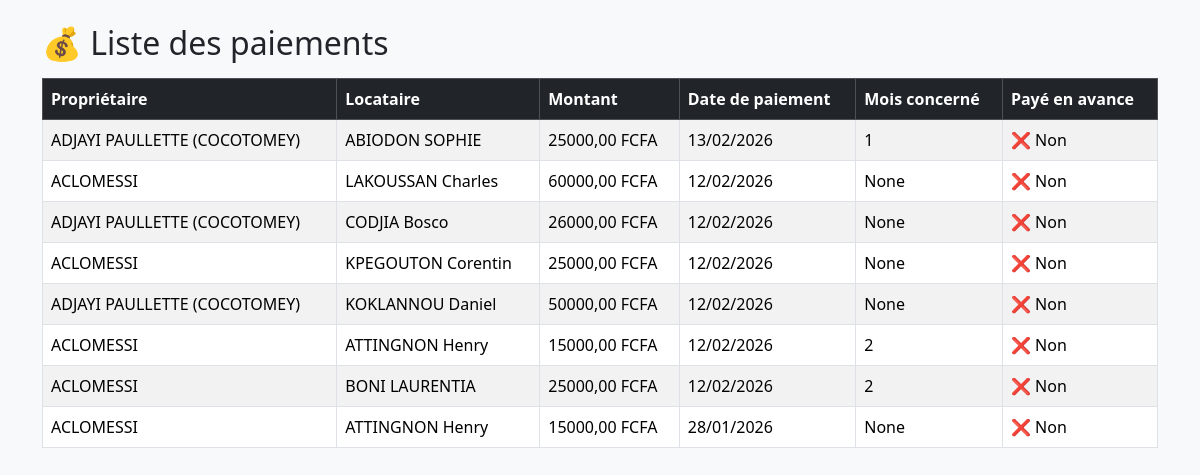
The app's page /paiements/, older data.
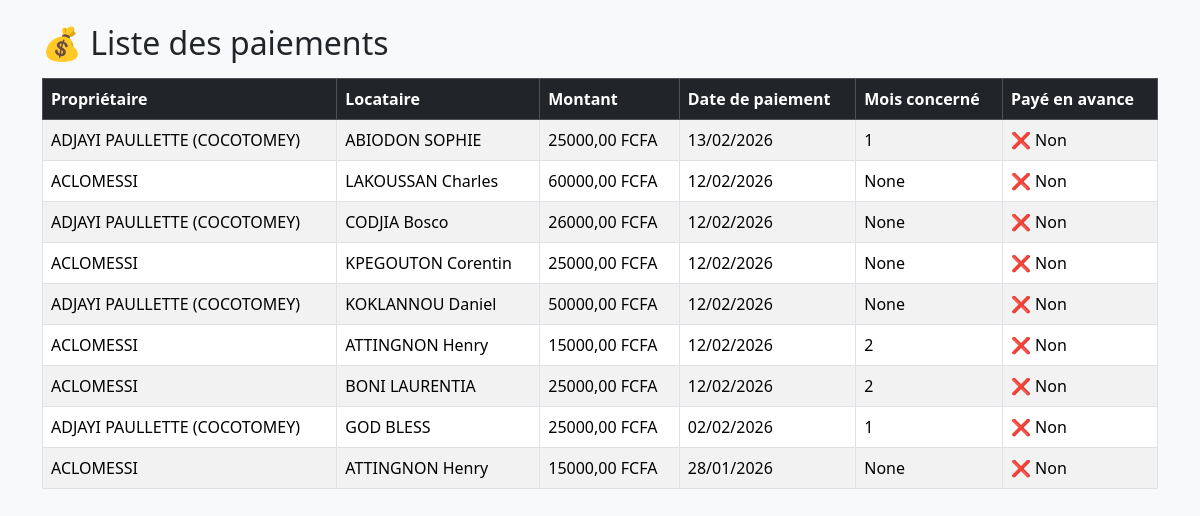
The same page, newer data.
### core/models.py (models this page shows, shortened)
class Paiement(models.Model):
    MOIS_CHOICES = [
        (1, "Janvier"),
        (2, "Février"),
        (3, "Mars"),
        (4, "Avril"),
        (5, "Mai"),
        (6, "Juin"),
        (7, "Juillet"),
        (8, "Août"),
        (9, "Septembre"),
        (10, "Octobre"),
        (11, "Novembre"),
        (12, "Décembre"),
    ]
    proprietaire = models.ForeignKey(
        Proprietaire,
        on_delete=models.CASCADE,
        related_name="paiements",
        verbose_name="Propriétaire"
    )
    locataire = models.ForeignKey(
        Locataire,
        on_delete=models.CASCADE,
        related_name="paiements",
        verbose_name="Locataire"
    )
    date_paiement = models.DateField(verbose_name="Date de paiement")
    mois_concerne = models.IntegerField(
        choices=MOIS_CHOICES,
        verbose_name="Mois concerné",
        null=True,
        blank=True
    )
    annee = models.IntegerField(verbose_name="Année", null=True, blank=True)
    montant = models.DecimalField(max_digits=10, decimal_places=2, default=0, verbose_name="Montant")
    paye_en_avance = models.BooleanField(default=False, verbose_name="Payé en avance")
    def save(self, *args, **kwargs):
        if self.date_paiement and not self.annee:
            self.annee = self.date_paiement.year
        super().save(*args, **kwargs)
    class Meta:  # ✅ Même indentation que def save
        constraints = [
            models.UniqueConstraint(
                fields=['locataire', 'mois_concerne', 'annee'],
                name='unique_paiement_locataire_mois_annee',
            )
        ]

class Proprietaire(models.Model):
    nom = models.CharField(max_length=100)
    numero = models.CharField(max_length=20, default="0000000000")

class Locataire(models.Model):
    nom = models.CharField(max_length=100)
    numero = models.CharField(max_length=20, default="0000000000")
    loyer_mensuel = models.DecimalField(max_digits=10, decimal_places=2, default=0)
    proprietaire = models.ForeignKey(
        Proprietaire,
        on_delete=models.CASCADE,
        related_name="locataires",
        verbose_name="Propriétaire"
    )

### core/views.py (the view)
# urls.py: path("paiements/", views.liste_paiements, name="liste_paiements"),
def liste_paiements(request):
    paiements = Paiement.objects.select_related("locataire", "proprietaire").all().order_by("-date_paiement")
    return render(request, "core/liste_paiements.html", {"paiements": paiements})

### core/templates/core/liste_paiements.html (shortened to what this page needs)
<!DOCTYPE html>
<html lang="fr">
<head>
  <link rel="stylesheet" href="https://cdn.jsdelivr.net/npm/bootstrap@5.3.2/dist/css/bootstrap.min.css">
</head>
<body class="container mt-4 bg-light">
  <h2>💰 Liste des paiements</h2>
  <table class="table table-striped table-bordered mt-3">
    <thead class="table-dark">
      <tr>
        <th>Propriétaire</th>
        <th>Locataire</th>
        <th>Montant</th>
        <th>Date de paiement</th>
        <th>Mois concerné</th>
        <th>Payé en avance</th>
      </tr>
    </thead>
    <tbody>
      {% for paiement in paiements %}
      <tr>
        <td>{{ paiement.proprietaire.nom }}</td>
        <td>{{ paiement.locataire.nom }}</td>
        <td>{{ paiement.montant|floatformat:2 }} FCFA</td>
        <td>{{ paiement.date_paiement|date:"d/m/Y" }}</td>
        <td>
          {% if MOIS_FR %}
            {{ MOIS_FR.paiement.mois_concerne }}
          {% else %}
            {{ paiement.mois_concerne }}
          {% endif %}
        </td>
        <td>{% if paiement.paye_en_avance %}✅ Oui{% else %}❌ Non{% endif %}</td>
      </tr>
      {% empty %}
      <tr>
        <td colspan="6" class="text-center">Aucun paiement enregistré</td>
      </tr>
      {% endfor %}
    </tbody>
  </table>
</body>
</html>

Row changes from the older to the newer data that the page shows:
added Paiement: proprietaire.nom "ADJAYI PAULLETTE (COCOTOMEY)", locataire.nom "GOD BLESS", montant "25000,00", date_paiement "02/02/2026", mois_concerne "1", paye_en_avance "❌ Non"
